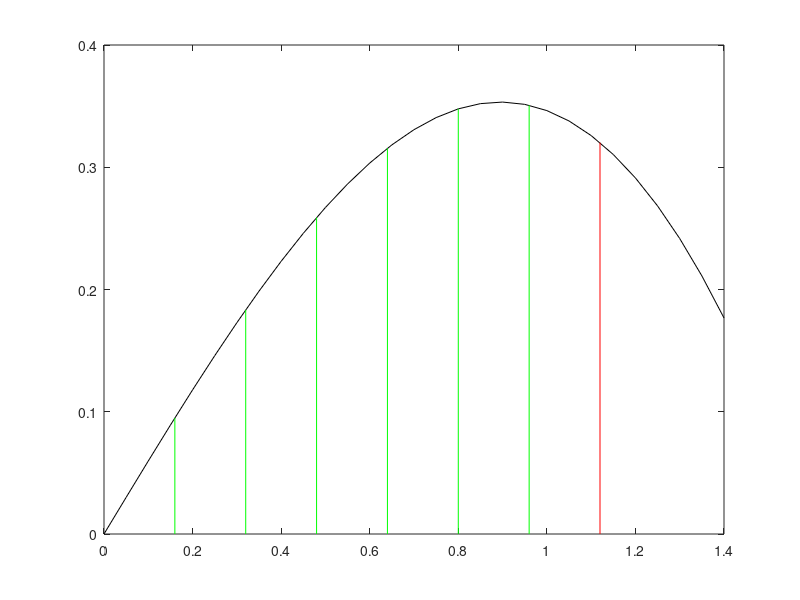

Write MATLAB code to recreate this figure.
% 例程 2.1  固定步长区间搜索法
%  函数：y = (1.6*sin(x)) - x
%  第一步，绘制函数曲线
%  绘制该函数在指定区间内的图像
x = 0: 0.05: 1.4;
y = (1.6*sin(x)) - x;
figure(1)
plot(x, y, 'k');
hold on;
%  采用固定步长法确定极值所在区间
L = 0.16;  %  设定步长
x = 0;  %  设定x的初始值
flag = 0;
while flag == 0,
yold = (1.6*sin(x)) - x;
plot([x, x], [0, yold], 'g');
x = x + L;
ynew = (1.6*sin(x)) - x;
if ynew < yold
flag = 1;
end;
end;
%  极值解落在 x 和 x-2L 之间
plot([x, x], [0, ynew], 'r');
